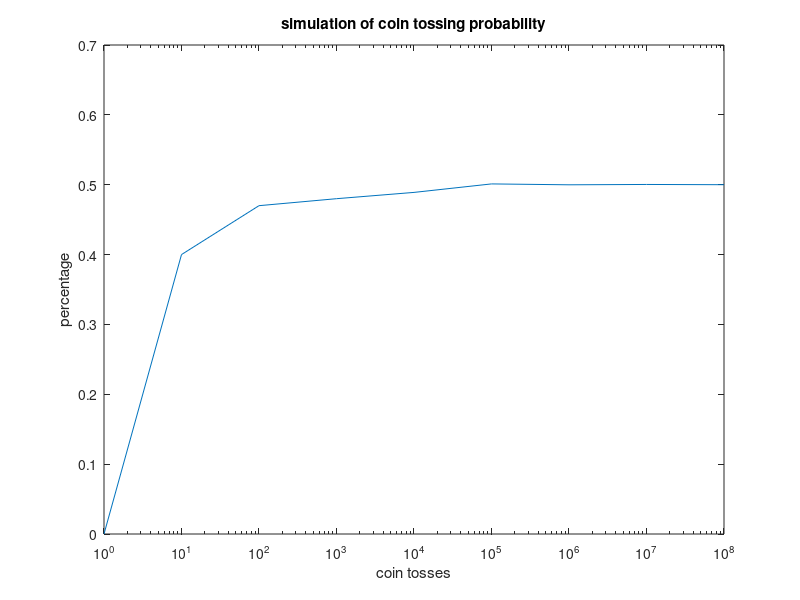

Reproduce this figure in MATLAB.
clear; clc; close all;

%%  Data Analysis
%   1st assignment 19-10-21 ex 1

tosses = 10.^(0:8)';
iterations = length(tosses);
percentage = zeros(1,iterations);
 for i = 1:iterations
    x = rand(tosses(i),1);
    a = x > 0.5;
    percentage(i) = (sum(a(:) == 1)/tosses(i));
 end
semilogx(tosses, percentage)
xlabel('coin tosses')
ylabel('percentage')
title('simulation of coin tossing probability')
